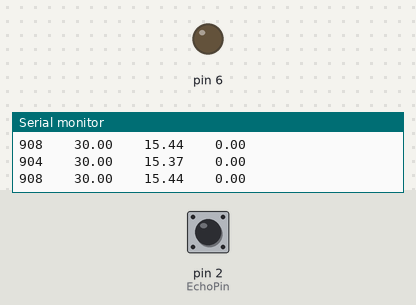
The sketch below on a simulated Arduino Uno, built with avr-gcc and run on an emulated ATmega328P. Shown: output pins drawn as LEDs (lit = HIGH), the last lines printed to the serial monitor. The inputs (shaded band) are chosen by the test bench; at power-on: pin 2 (EchoPin) HIGH. Pins used as bus, display or sensor lines are not drawn.

Above: at 1.3 s.
1.4 s: pin 2 (EchoPin) pulsed LOW 2 times (0.12 s each, 0.3 s apart)
At 1.57 s:
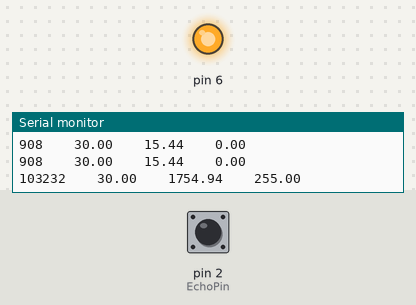
At 4.0 s:
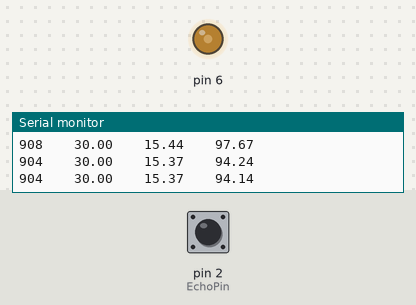
4.4 s: pin 2 (EchoPin) driven LOW
5.9 s: pin 2 (EchoPin) driven HIGH
At 15.2 s:
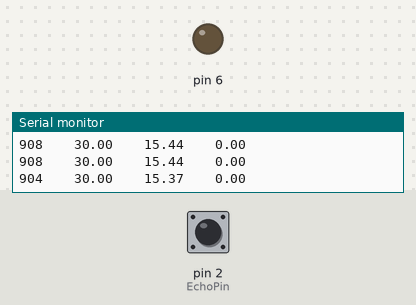
Timing chart, 0 to 16.7 s (numbered marks = the images above; inputs shaded):
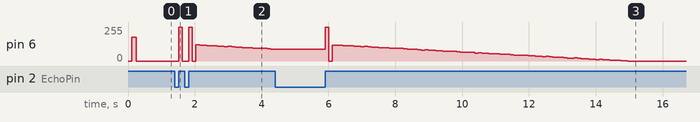

The sketch:

VernierPingPongPID.ino
```cpp
/*
VernierMotionDetectorPID (v 2015.05)
Takes data from a Vernier Motion Detector connected to Digital 1 connector.
Uses PID to control fan to elevate ping pong ball to target height. The ball is in
plastic tube 0.6 m tall with a fan at the bottom and a motion detector at the top.
This version uses a Digital Control Unit (DCU) connected to the Digital 2 port to
control the fan.

Motion detector portion of this sketch is taken from VernierMotionDetector (v 2014.09)
It measures the time taken for the ultrasound to return (in microseconds)
and then calculates the corresponding distance (based on the speed of ultrasound
in air) and displays the distance (in cm) on the Serial Monitor.

Here is how the Vernier Motion Detector works:
- when pin 2 on BTD is pulled high, this triggers the ultrasound pulse
- the program then starts timing but then delays 0.9 ms *(blanking time,
   0.9 seconds is the time it takes ultrasound to travel 15 cm twice (round trip))
- the program then monitors pin 1 on the BTD, waiting for it to go high.
This happens when an echo is detected.

The PID control is modified from http://playground.arduino.cc/Code/PIDLibaryBasicExample
and takes the calculated input from the motion detector ("distance") and controls analog PWM
output 6 through the DCU (line 1).You will need to download the PID library from
http://playground.arduino.cc/Code/PIDLibrary.

As written, the reading will feed to the PID control continuously and data fed to
Serial Print.

This has been used with VPython to create a virtual display of the ping pong ball.
Some notes in the sketch are there to aid ease of reading data into VPython.

See www.vernier.com/arduino for more information.
 */
#include <PID_v1.h>

//Define Variables we'll be connecting to
double Setpoint, Distance, Output;

//Specify the links and initial tuning parameters
PID myPID(&Distance, &Output, &Setpoint, 9,1.0,2.0, REVERSE);

const int TriggerPin = 3; //trigger pin
const int EchoPin = 2;// echo pin

void setup()
{
  // initialize the Ping pin as an output:
  pinMode(TriggerPin, OUTPUT);
  pinMode(EchoPin, INPUT); //this is the pin that goes high when an echo is received

  Setpoint = 30; // setpoint (cm from top)

  //turn the PID on
  myPID.SetMode(AUTOMATIC);

  // initialize serial communication at 9600 bits per second:
  Serial.begin(9600);
  // The following can be grayed out for a VPython serial display
  Serial.println("Vernier Format 2");
  Serial.println("Motion Detector Readings taken using Ardunio");
  Serial.println("Data Set");
  Serial.print("Time for Echo");//long name
  Serial.print("\t"); //tab character
  Serial.print("Set Point");
  Serial.print("\t"); // tab character
  Serial.print ("Distance"); //long name
  Serial.print("\t");
  Serial.println ("Output from PID");
  Serial.print("delta t");//short name
  Serial.print("\t"); //tab character
  Serial.print("\t"); //tab character
  Serial.print("SP");
  Serial.print("\t"); // tab character
  Serial.print("\t");
  Serial.print ("D"); //short name
  Serial.print("\t");
  Serial.print("\t");
  Serial.println("0 - 255");
  Serial.print("micro seconds");//units
  Serial.print("\t"); // tab character
  Serial.print ("cm"); //units
  Serial.print("\t"); // tab character
  Serial.print("\t");
  Serial.print ("cm"); //units
  Serial.print("\t");
  Serial.print("\t");
  Serial.println("#");
  // This would be the end of the grayed out portion if using VPython
}
void loop()
{
  long time; // clock reading in microseconds
  long Duration; // time it take echo to return
  const float SpeedOfSound = 340; //in m/s
  int val = 0;
  digitalWrite(TriggerPin, LOW);
  delayMicroseconds(4000);
  digitalWrite(TriggerPin, HIGH); // start the ultrasound pulse
  time = micros(); //note time
  delayMicroseconds(900); //delay during the blanking time
  do
  {
    val =digitalRead(EchoPin);
    // if no echo, repeat loop and wait:
  }
  while (val == LOW) ;
  Duration =micros() - time;

  /* The speed of sound is 340 m/s.
  The ultrasound travels out and back, so to find the distance of the
  object we take half of the distance traveled.*/

  Distance= Duration *SpeedOfSound/2/10000 ;// note convert to cm

  myPID.Compute();
  analogWrite(6,Output);

  //* Grayed out for python connection
  Serial.print(Duration);// print the time it took until the echo
  Serial.print("\t"); // tab character
  Serial.print("\t");
  Serial.print(Setpoint);
  Serial.print("\t"); // tab character
  Serial.print("\t");
  // This would be the end of the grayed out portion
  Serial.print(Distance);
  Serial.print("\t");
  Serial.print("\t"); //tab character
  Serial.println(Output);
  delay (100);

}
```

Measured:
- after the input at 1.4 s, pin 6: 0/255 → 255/255 after 0.12 s, → 0/255 0.11 s later, → 255/255 0.19 s later, → 0/255 0.11 s later, … (25 changes in this stretch)
- after the input at 4.4 s, pin 6: stops changing and stays 90/255
- after the input at 5.9 s, pin 6: 90/255 → 255/255 at once, → 0/255 0.11 s later, → 119/255 0.11 s later, → 120/255 0.11 s later, … (74 changes in this stretch)
